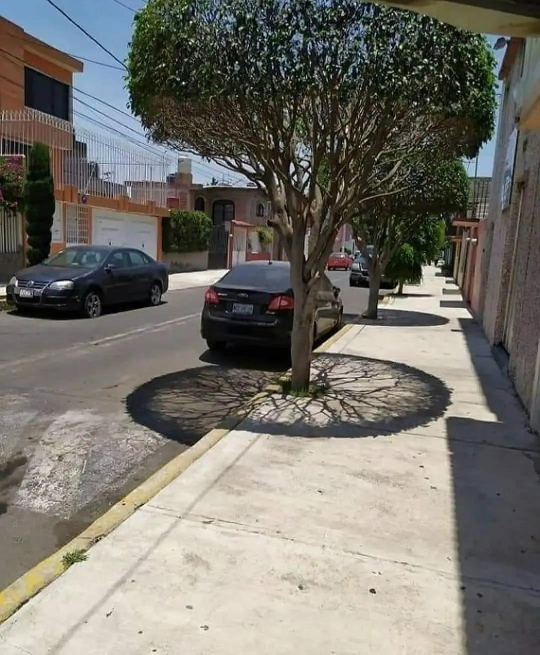
#> input picture results/gsv_ultra/target.jpg, 1080 x 1310 px (shown at 1/2 size)
$ python -i geolocate.py   (imports and definitions only)
#> lines starting #> are read from the running program, lines starting #| are printed output that depends on the picture
#!/usr/bin/env python3
"""Search KartaView imagery around Valle Dorado and rank visual matches."""
from __future__ import annotations

import base64
import csv
import hashlib
import hmac
import urllib.parse
from datetime import datetime, timezone
import io
import json
import math
import os
import sys
import time
from concurrent.futures import ThreadPoolExecutor, as_completed
from dataclasses import dataclass, asdict
from pathlib import Path
from typing import Any, Iterable

import cv2
import numpy as np
import requests
from PIL import Image, ImageDraw, ImageFont

ROOT = Path(__file__).resolve().parent
DATA = ROOT / "data"
RESULTS = ROOT / "results"
CACHE = ROOT / ".cache" / "images"
API_CACHE = ROOT / ".cache" / "api"
TARGET = DATA / "target.jpg"
CONFIG = ROOT / "config.json"
UA = "Mozilla/5.0 (compatible; ValleDoradoGeolocator/1.0; +https://github.com/Liuqiran/sample_website)"


@dataclass
class Candidate:
    photo_id: str
    sequence_id: str
    lat: float | None
    lng: float | None
    heading: float | None
    date: str
    image_url: str
    source_query: str
    score: float = -1.0
    orb_good: int = 0
    orb_ratio: float = 0.0
    inlier_ratio: float = 0.0
    phash_distance: int = 64
    hist_similarity: float = -1.0
    local_path: str = ""
    error: str = ""


def load_config() -> dict[str, Any]:
    return json.loads(CONFIG.read_text(encoding="utf-8"))


# [199 lines left out: functions _douban_sign, _collect_image_options, fetch_target_from_douban, reconstruct_target, grid_points, request_json and 5 more, not called in this run]


def image_phash(gray: np.ndarray) -> int:
    resized = cv2.resize(gray, (32, 32), interpolation=cv2.INTER_AREA).astype(np.float32)
    dct = cv2.dct(resized)
    block = dct[:8, :8]
    med = np.median(block[1:, :])
    bits = (block > med).flatten()
    value = 0
    for bit in bits:
        value = (value << 1) | int(bit)
    return value


def hamming64(a: int, b: int) -> int:
    return (a ^ b).bit_count()


def color_hist(bgr: np.ndarray) -> np.ndarray:
    hsv = cv2.cvtColor(cv2.resize(bgr, (256, 256)), cv2.COLOR_BGR2HSV)
    hist = cv2.calcHist([hsv], [0, 1], None, [32, 32], [0, 180, 0, 256])
    return cv2.normalize(hist, hist).flatten()


def target_features(path: Path):
#> called with path = 'results/gsv_ultra/target.jpg'
    target = cv2.imread(str(path))
#> target is the input picture: shape (1310, 1080, 3); mean B, G, R 106.9, 114.4, 117.1
    if target is None:
        raise RuntimeError(f"Could not load target {path}")
    max_dim = 1400
    scale = min(1.0, max_dim / max(target.shape[:2]))
#> scale = 1
    if scale < 1:
        target = cv2.resize(target, None, fx=scale, fy=scale, interpolation=cv2.INTER_AREA)
    gray = cv2.cvtColor(target, cv2.COLOR_BGR2GRAY)
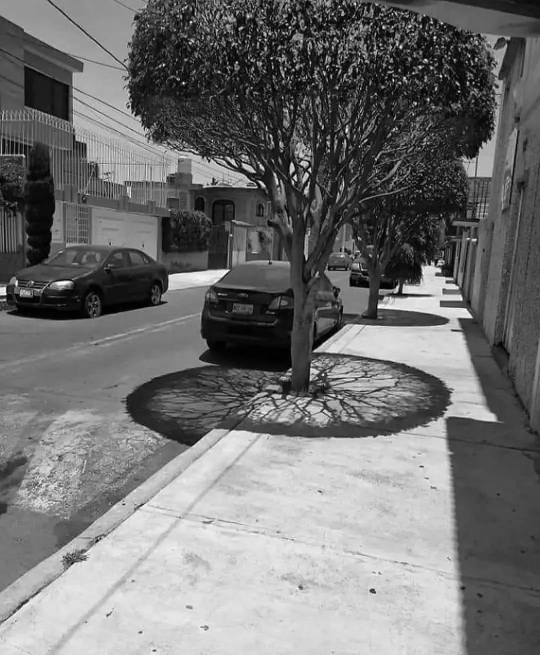
#> gray: shape (1310, 1080) (shown at 1/2 size); min 0, max 255, mean 114.3
    orb = cv2.SIFT_create(nfeatures=5000, contrastThreshold=0.02, edgeThreshold=12)
    kp, des = orb.detectAndCompute(gray, None)
#> kp = 5000 keypoints; strongest (x, y, size): (786, 161, 2.7), (882, 152, 3.2), (367, 166, 3.4), (719, 293, 2)
    return target, gray, kp, des, image_phash(gray), color_hist(target)
#> in image_phash, `resized = cv2.resize(gray, (32, 32), interpolation=cv2.INTER_AREA).ast..`:
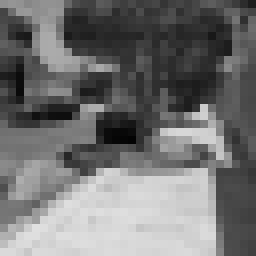
#> resized: shape (32, 32) float32 (shown 8 times larger); min 3, max 223, mean 114.3
#> in image_phash, `dct = cv2.dct(resized)`:
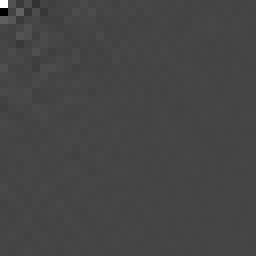
#> dct: shape (32, 32) float32 (shown 8 times larger); min -1364.9, max 3658.6, mean 4.1; drawn with min black and max white
#> in image_phash, `med = np.median(block[1:, :])`: med = 0.199
#> the loop in image_phash, `for bit in bits:` made 64 passes
#> (bit, value) on passes 3 to 14: (False, 6), (True, 13), (False, 26), (False, 52), (False, 104), (False, 208), (False, 416), (False, 832), (True, 1665), (False, 3330), (True, 6661), (False, 13322)
#> value on passes 1 to 2: 1, 3
#> after the loop in image_phash, `for bit in bits:`: value = 14999476861855029473
#> in color_hist, `hsv = cv2.cvtColor(cv2.resize(bgr, (256, 256)), cv2.COLOR_BGR2HSV)`: hsv: shape (256, 256, 3); mean H, S, V 43.5, 55.8, 122.3
#> in color_hist, `hist = cv2.calcHist([hsv], [0, 1], None, [32, 32], [0, 180, 0, 256])`:
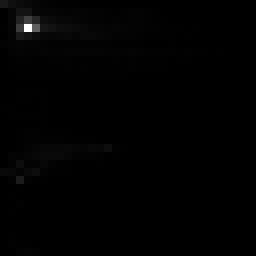
#> hist: shape (32, 32) float32 (shown 8 times larger); min 0, max 9093, mean 64; drawn with min black and max white


# [16 lines that did not run here, left out]


def score_one(c: Candidate, target_data) -> Candidate:
    if c.error:
        return c
    target, target_gray, target_kp, target_des, target_hash, target_hist = target_data
    img = cv2.imread(str(ROOT / c.local_path))
    if img is None:
        c.error = "decode failed"
        return c
    max_dim = 1400
    scale = min(1.0, max_dim / max(img.shape[:2]))
    if scale < 1:
        img = cv2.resize(img, None, fx=scale, fy=scale, interpolation=cv2.INTER_AREA)
    gray = cv2.cvtColor(img, cv2.COLOR_BGR2GRAY)
    c.phash_distance = hamming64(target_hash, image_phash(gray))
    c.hist_similarity = float(cv2.compareHist(target_hist, color_hist(img), cv2.HISTCMP_CORREL))

    sift = cv2.SIFT_create(nfeatures=5000, contrastThreshold=0.02, edgeThreshold=12)
    kp, des = sift.detectAndCompute(gray, None)
    good = []
    inlier_ratio = 0.0
    if des is not None and target_des is not None and len(des) >= 2 and len(target_des) >= 2:
        matcher = cv2.BFMatcher(cv2.NORM_L2)
        pairs = matcher.knnMatch(target_des, des, k=2)
        good = [m for m, n in pairs if m.distance < 0.72 * n.distance]
        if len(good) >= 8:
            src = np.float32([target_kp[m.queryIdx].pt for m in good]).reshape(-1, 1, 2)
            dst = np.float32([kp[m.trainIdx].pt for m in good]).reshape(-1, 1, 2)
            _, mask = cv2.findHomography(src, dst, cv2.RANSAC, 6.0)
            if mask is not None:
                inlier_ratio = float(mask.ravel().sum() / len(good))
    c.orb_good = len(good)
    c.orb_ratio = len(good) / max(1, min(len(target_kp), len(kp)))
    c.inlier_ratio = inlier_ratio

    phash_score = max(0.0, 1.0 - c.phash_distance / 64.0)
    hist_score = max(0.0, min(1.0, (c.hist_similarity + 1.0) / 2.0))
    feat_score = min(1.0, c.orb_good / 80.0)
    geom_score = min(1.0, inlier_ratio * 2.0)
    c.score = 0.45 * feat_score + 0.30 * geom_score + 0.15 * phash_score + 0.10 * hist_score
    return c


def make_contact_sheet(cands: list[Candidate], out: Path, limit: int = 24) -> None:
    cards = []
    for rank, c in enumerate(cands[:limit], start=1):
        try:
            im = Image.open(ROOT / c.local_path).convert("RGB")
            im.thumbnail((360, 240))
            thumb = im.copy()
            thumb.thumbnail((280, 190))
            thumb.save(RESULTS / f"top_{rank:02d}_{c.photo_id}.jpg", quality=48, optimize=True)
            card = Image.new("RGB", (380, 300), "white")
            card.paste(im, ((380 - im.width) // 2, 5))
            draw = ImageDraw.Draw(card)
            text = f"#{rank} score={c.score:.3f} id={c.photo_id}\n{c.lat},{c.lng}  SIFT={c.orb_good} inlier={c.inlier_ratio:.2f}"
            draw.multiline_text((8, 250), text, fill="black", spacing=2)
            cards.append(card)
        except Exception:
            continue
    if not cards:
        return
    cols = 3
    rows = math.ceil(len(cards) / cols)
    sheet = Image.new("RGB", (cols * 380, rows * 300), "white")
    for i, card in enumerate(cards):
        sheet.paste(card, ((i % cols) * 380, (i // cols) * 300))
    sheet.save(out, quality=88)


def write_results(cands: list[Candidate], api_errors: list[str], config: dict[str, Any]) -> None:
    RESULTS.mkdir(parents=True, exist_ok=True)
    ranked = sorted((c for c in cands if c.score >= 0), key=lambda x: x.score, reverse=True)
    fields = list(asdict(Candidate("", "", None, None, None, "", "", "")).keys())
    with (RESULTS / "results.csv").open("w", newline="", encoding="utf-8") as f:
        w = csv.DictWriter(f, fieldnames=fields)
        w.writeheader()
        for c in ranked:
            w.writerow(asdict(c))
    make_contact_sheet(ranked, RESULTS / "top_matches.jpg")

    lines = [
        "# KartaView visual matching report", "",
        f"- Search bbox: `{json.dumps(config['bbox'])}`",
        f"- Parsed candidate photos: **{len(cands)}**",
        f"- Successfully scored: **{len(ranked)}**",
        f"- API errors: **{len(api_errors)}**", "",
        "## Top matches", "",
        "| Rank | Score | Photo ID | Sequence | Coordinates | SIFT good | Inlier ratio | pHash d | Image |",
        "|---:|---:|---:|---:|---|---:|---:|---:|---|",
    ]
    for i, c in enumerate(ranked[:30], start=1):
        coord = f"{c.lat:.7f}, {c.lng:.7f}" if c.lat is not None and c.lng is not None else "unknown"
        lines.append(
            f"| {i} | {c.score:.4f} | {c.photo_id} | {c.sequence_id} | {coord} | "
            f"{c.orb_good} | {c.inlier_ratio:.3f} | {c.phash_distance} | [open]({c.image_url}) |"
        )
    lines += ["", "## Interpretation", "",
              "A decisive same-scene result should normally show many SIFT matches plus a strong geometric inlier ratio. "
              "Weak scores only mean the open KartaView coverage did not contain an obvious match; they do not prove the neighborhood is wrong."]
    if api_errors:
        lines += ["", "## API errors", ""] + [f"- `{e}`" for e in api_errors]
    (RESULTS / "report.md").write_text("\n".join(lines) + "\n", encoding="utf-8")


def main() -> int:
    config = load_config()
    reconstruct_target(config)
    candidates, api_errors = collect_candidates(config)
    if not candidates:
        RESULTS.mkdir(parents=True, exist_ok=True)
        (RESULTS / "report.md").write_text(
            "# No candidates parsed\n\nThe KartaView API returned no parseable photos for this bounding box.\n" +
            "\n".join(f"- {e}" for e in api_errors), encoding="utf-8")
        return 2

    session = requests.Session()
    session.headers.update({"User-Agent": UA})
    max_downloads = int(config.get("max_downloads", 2500))
    candidates = candidates[:max_downloads]
    with ThreadPoolExecutor(max_workers=int(config.get("download_workers", 12))) as pool:
        futures = [pool.submit(download_one, session, c) for c in candidates]
        downloaded = [f.result() for f in as_completed(futures)]
    target_data = target_features(TARGET)
    scored: list[Candidate] = []
    with ThreadPoolExecutor(max_workers=int(config.get("score_workers", 4))) as pool:
        futures = [pool.submit(score_one, c, target_data) for c in downloaded]
        for i, f in enumerate(as_completed(futures), start=1):
            scored.append(f.result())
            if i % 100 == 0:
                print(f"Scored {i}/{len(downloaded)}")
    write_results(scored, api_errors, config)
    return 0


# [2 lines not run here, left out]

>>> result = target_features('results/gsv_ultra/target.jpg')
#> result = 6 items
